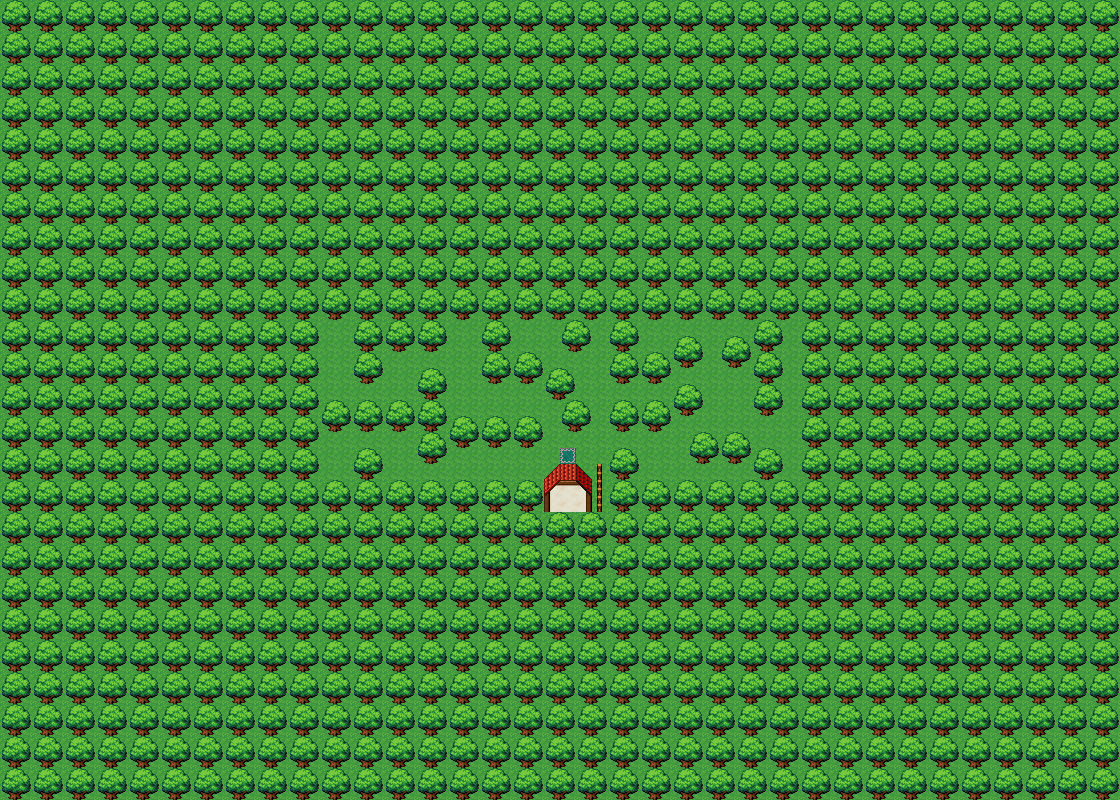

This is a level from a 2D game, rendered from its Tiled map with the project's own tilesets. A one-line summary and the map file follow, with tile-layer data summarised:
An orthogonal 70x50 tile map with 16x16 px tiles, 3 tile layers (ground, obstacles, obstacles2), 2 tilesets and 11 objects.

<map version="1.10" tiledversion="1.11.0" orientation="orthogonal" renderorder="right-down" width="70" height="50" tilewidth="16" tileheight="16" infinite="0" nextlayerid="6" nextobjectid="12">
 <tileset firstgid="1" source="../tilesets/worldtiles/exterior.tsx" />
 <tileset firstgid="481" source="../tilesets/worldtiles/interior.tsx" />
 <layer id="1" name="ground" width="70" height="50">
  <data>[3500 cells, 3500 non-empty, 2 distinct tile ids]</data>
 </layer>
 <layer id="2" name="obstacles" width="70" height="50">
  <data>[3500 cells, 3344 non-empty, 14 distinct tile ids]</data>
 </layer>
 <layer id="3" name="obstacles2" width="70" height="50">
  <data>[3500 cells, 2 non-empty, 2 distinct tile ids]</data>
 </layer>
 <objectgroup id="4" name="teleport">
  <object id="1" x="560" y="448" width="16" height="16">
   <properties>
    <property name="nextWorldMapName" value="passage_vertical_north.tmx" />
    <property name="nextWorldMapTileX" type="int" value="24" />
    <property name="nextWorldMapTileY" type="int" value="20" />
    <property name="whenKeyPressed" value="PlayerInputKeyDown" />
   </properties>
  </object>
 </objectgroup>
 <objectgroup id="5" name="enemies">
  <object id="2" x="336" y="320" width="16" height="16">
   <properties>
    <property name="spriteSheetImageName" value="orcs_1.png" />
   </properties>
  </object>
  <object id="3" x="320" y="432" width="16" height="16">
   <properties>
    <property name="spriteSheetImageName" value="orcs_1.png" />
   </properties>
  </object>
  <object id="4" x="448" y="448" width="16" height="16">
   <properties>
    <property name="spriteSheetImageName" value="orcs_1.png" />
   </properties>
  </object>
  <object id="5" x="448" y="320" width="16" height="16">
   <properties>
    <property name="spriteSheetImageName" value="orcs_1.png" />
   </properties>
  </object>
  <object id="6" x="512" y="320" width="16" height="16">
   <properties>
    <property name="spriteSheetImageName" value="orcs_1.png" />
   </properties>
  </object>
  <object id="7" x="592" y="320" width="16" height="16">
   <properties>
    <property name="spriteSheetImageName" value="orcs_1.png" />
   </properties>
  </object>
  <object id="8" x="640" y="320" width="16" height="16">
   <properties>
    <property name="spriteSheetImageName" value="orcs_1.png" />
   </properties>
  </object>
  <object id="9" x="784" y="320" width="16" height="16">
   <properties>
    <property name="spriteSheetImageName" value="orcs_1.png" />
   </properties>
  </object>
  <object id="10" x="736" y="464" width="16" height="16">
   <properties>
    <property name="spriteSheetImageName" value="orcs_1.png" />
   </properties>
  </object>
  <object id="11" x="736" y="368" width="16" height="16">
   <properties>
    <property name="spriteSheetImageName" value="orcs_1.png" />
   </properties>
  </object>
 </objectgroup>
</map>
